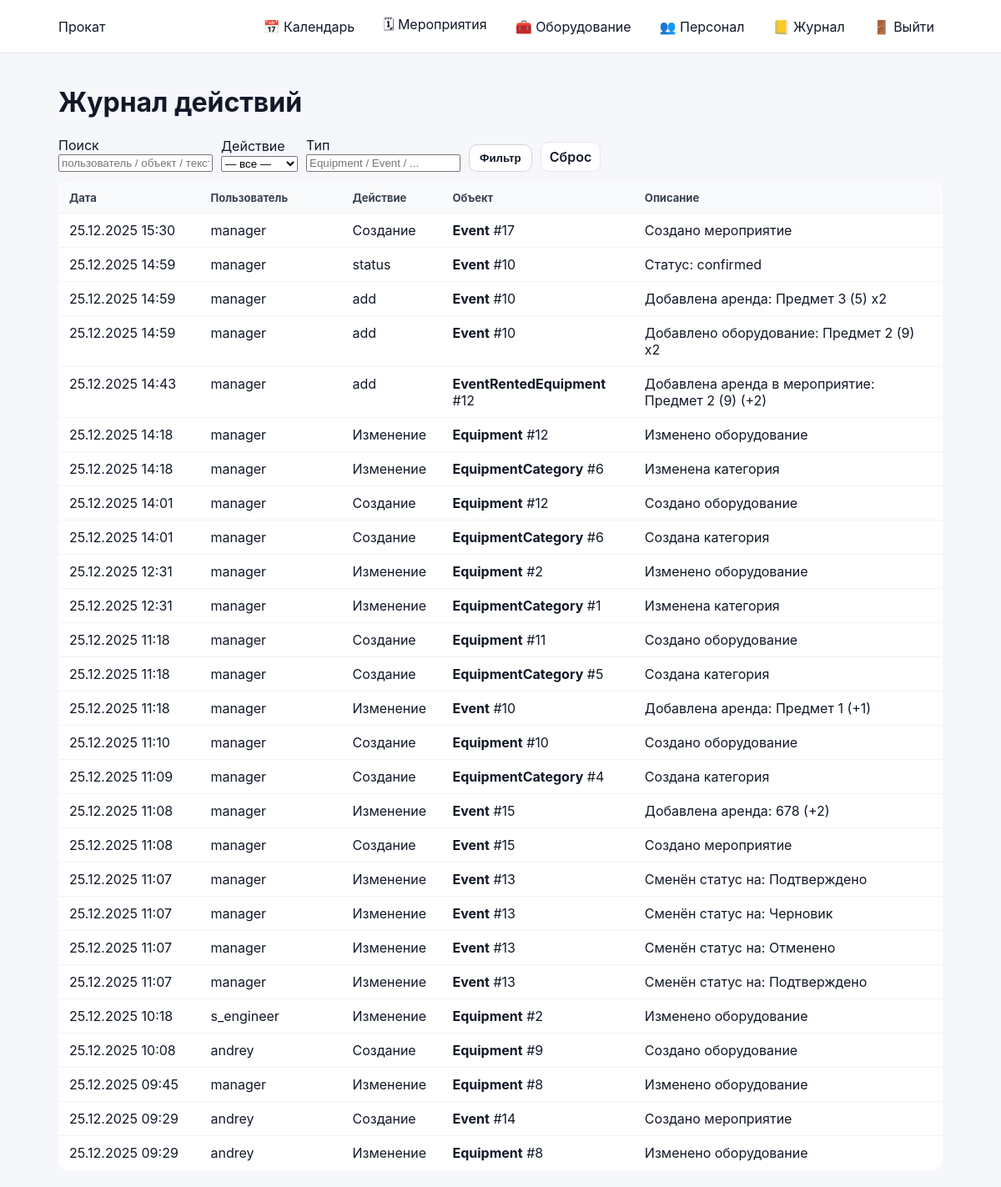
The page /audit (signed in) on the database as committed earlier.
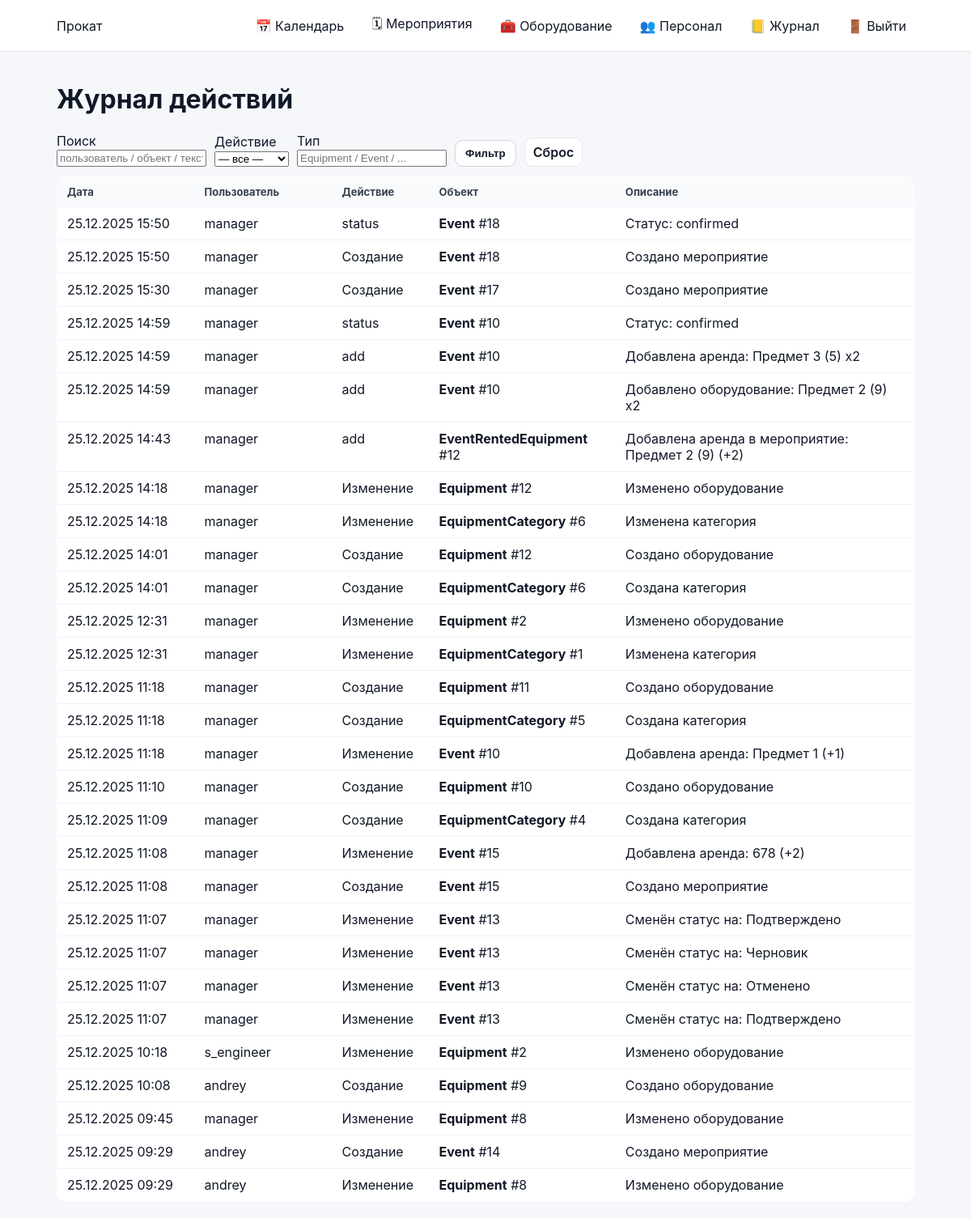
The same page on the database as committed later.
### audit/models.py (models this page shows, shortened)
class AuditLog(models.Model):
    ACTION_CREATE = "create"
    ACTION_UPDATE = "update"
    ACTION_DELETE = "delete"
    ACTION_CHOICES = (
        (ACTION_CREATE, "Создание"),
        (ACTION_UPDATE, "Изменение"),
        (ACTION_DELETE, "Удаление"),
    )
    created_at = models.DateTimeField(auto_now_add=True)
    actor = models.ForeignKey(
        settings.AUTH_USER_MODEL,
        on_delete=models.SET_NULL,
        null=True,
        blank=True,
        related_name="audit_logs",
        verbose_name="Кто сделал",
    )
    action = models.CharField(max_length=20, choices=ACTION_CHOICES)
    entity_type = models.CharField(max_length=120)         # например "Equipment"
    entity_id = models.CharField(max_length=64, blank=True)  # id как строка (на всякий)
    entity_repr = models.CharField(max_length=255, blank=True)
    message = models.TextField(blank=True)
    meta = models.JSONField(default=dict, blank=True)
    class Meta:
        ordering = ("-created_at",)

### accounts/models.py (models this page shows)
class User(AbstractUser):
    pass

### audit/views.py (the view, shortened to what this page needs)
# urls.py: path("", audit_list_view, name="audit_list"),
@login_required
def audit_list_view(request):
    if not can_manage_staff(request.user):
        return HttpResponseForbidden("Нет доступа")
    qs = AuditLog.objects.select_related("actor").all()
    q = (request.GET.get("q") or "").strip()
    action = (request.GET.get("action") or "").strip()
    etype = (request.GET.get("type") or "").strip()
    if action:
        qs = qs.filter(action=action)
    if etype:
        qs = qs.filter(entity_type__icontains=etype)
    return render(
        request,
        "audit/audit_list.html",
        {
            "logs": qs[:500],  # чтобы не грузить бесконечно
            "q": q,
            "action": action,
            "type": etype,
        },
    )

### accounts/context_processors.py (called while the page is built)
def authz_flags(request):
    user = getattr(request, "user", None)
    return {
        "is_manager": is_manager(user),
        "is_senior_engineer": is_senior_engineer(user),
        "is_engineer": is_engineer(user),
        "can_manage_staff": can_manage_staff(user),
        "can_edit_event_card": can_edit_event_card(user),
        "can_edit_event_equipment": can_edit_event_equipment(user),
        "can_edit_inventory": can_edit_inventory(user),
    }

### accounts/permissions.py (called while the page is built)
def _in_group(user, group_name: str) -> bool:
    if not user or not user.is_authenticated:
        return False
    return user.groups.filter(name=group_name).exists()

def is_super(user) -> bool:
    return bool(user and user.is_authenticated and getattr(user, "is_superuser", False))

def is_manager(user) -> bool:
    return is_super(user) or _in_group(user, ROLE_MANAGER)

def is_senior_engineer(user) -> bool:
    return is_super(user) or _in_group(user, ROLE_SENIOR)

def is_engineer(user) -> bool:
    return is_super(user) or _in_group(user, ROLE_ENGINEER)

def can_manage_staff(user) -> bool:
    return is_manager(user)

def can_edit_event_card(user) -> bool:
    return is_manager(user)

def can_edit_event_equipment(user) -> bool:
    return is_manager(user) or is_senior_engineer(user)

def can_edit_inventory(user) -> bool:
    return is_manager(user) or is_senior_engineer(user)

### audit/templates/audit/audit_list.html (shortened to what this page needs)
{% extends "base.html" %}
{% block content %}
<h1>Журнал действий</h1>
<form method="get" style="display:flex; gap:10px; flex-wrap:wrap; align-items:end; margin: 12px 0;">
  <div>
    <div class="muted">Поиск</div>
    <input type="text" name="q" value="{{ q }}" placeholder="пользователь / объект / текст" />
  </div>
  <div>
    <div class="muted">Действие</div>
    <select name="action">
      <option value="">— все —</option>
    </select>
  </div>
  <div>
    <div class="muted">Тип</div>
    <input type="text" name="type" value="{{ type }}" placeholder="Equipment / Event / ..." />
  </div>
  <button class="btn" type="submit">Фильтр</button>
  <a class="btn-secondary" href="{% url 'audit_list' %}">Сброс</a>
</form>
<table class="list-table">
  <thead>
    <tr>
      <th style="width:170px;">Дата</th>
      <th style="width:170px;">Пользователь</th>
      <th style="width:120px;">Действие</th>
      <th>Объект</th>
      <th>Описание</th>
    </tr>
  </thead>
  <tbody>
    {% for row in logs %}
    <tr>
      <td>{{ row.created_at|date:"d.m.Y H:i" }}</td>
      <td>{% if row.actor %}{{ row.actor.username }}{% else %}—{% endif %}</td>
      <td>{{ row.get_action_display }}</td>
      <td>
        <strong>{{ row.entity_type }}</strong>
        {% if row.entity_id %}#{{ row.entity_id }}{% endif %}
      </td>
      <td>{{ row.message|default:"—" }}</td>
    </tr>
    {% empty %}
    <tr><td colspan="5">Записей пока нет</td></tr>
    {% endfor %}
  </tbody>
</table>
{% endblock %}

### backend/templates/base.html (shortened to what this page needs)
{% load static %}
<!doctype html>
<html lang="ru">
<head>
  <link rel="stylesheet" href="{% static 'css/base.css' %}">
  <link rel="stylesheet" href="{% static 'css/calendar.css' %}">
</head>
<body>
  <header class="topbar">
    <div class="container topbar-inner">
      <div class="brand">Прокат</div>
      {% if user.is_authenticated %}
        <nav class="nav">
          <a class="nav-link" href="{% url 'calendar' %}">📅 Календарь</a>
          <a class="nav-link" href="{% url 'event_list' %}">🗓 Мероприятия</a>
          <a class="nav-link" href="{% url 'equipment_list_categories' %}">🧰 Оборудование</a>
          {% if can_manage_staff %}
            <a class="nav-link" href="{% url 'personnel' %}">👥 Персонал</a>
            <a class="nav-link" href="{% url 'audit_list' %}">📒 Журнал</a>
          {% endif %}
          <a class="nav-link" href="{% url 'logout' %}">🚪 Выйти</a>
        </nav>
      {% endif %}
    </div>
  </header>
  <main class="container" style="padding-top: 18px;">
    {% block content %}{% endblock %}
  </main>
</body>
</html>

### static/css/base.css (style rules this page uses)
* { box-sizing: border-box; }
html, body { height: 100%; }
body { margin: 0; font-family: -apple-system, BlinkMacSystemFont, "Segoe UI", Roboto, Arial, sans-serif; background: #f5f7fb; color: #111827; }
a { color: inherit; text-decoration: none; }
.container { max-width: 1100px; margin: 0 auto; padding: 20px; }
.topbar { background: #ffffff; border-bottom: 1px solid #e5e7eb; }
.topbar-inner { max-width: 1100px; margin: 0 auto; padding: 12px 20px; display: flex; align-items: center; justify-content: space-between; gap: 16px; }
.nav { display: flex; align-items: center; gap: 14px; flex-wrap: wrap; }
.nav-link { padding: 6px 10px; border-radius: 8px; color: #111827; text-decoration: none; }
.btn { display: inline-flex; align-items: center; gap: 8px; padding: 8px 12px; border-radius: 10px; border: 1px solid #d1d5db; background: #ffffff; color: #111827; font-weight: 700; cursor: pointer; text-decoration: none; }
.btn-secondary { display: inline-flex; align-items: center; padding: 7px 10px; border-radius: 10px; border: 1px solid #e5e7eb; background: #ffffff; color: #111827; font-weight: 600; text-decoration: none; margin-right: 8px; }
.list-table { width: 100%; border-collapse: collapse; background: #ffffff; border: 1px solid #e5e7eb; border-radius: 12px; overflow: hidden; }
.list-table th, .list-table td { padding: 10px 12px; border-bottom: 1px solid #eef2f7; text-align: left; vertical-align: top; }
.list-table th { background: #f9fafb; font-size: 13px; color: #374151; }
.list-table tr:last-child td { border-bottom: 0; }

Rows that differ between the two databases and show on the page:
added AuditLog: created_at "25.12.2025 15:50", actor.username "manager", action "status", entity_type "Event", entity_id "18", message "Статус: confirmed"
added AuditLog: created_at "25.12.2025 15:50", actor.username "manager", action "Создание", entity_type "Event", entity_id "18", message "Создано мероприятие"
